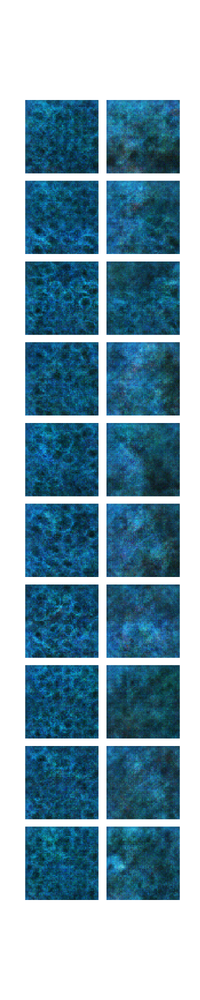
#> input picture labtory-master/epoch_0500_batch_27.png, 200 x 1000 px, shrunk from 400 x 2000 before the run, given in place of the camera
$ python red_detector.py
#> lines starting #> are read from the running program, lines starting #| are printed output that depends on the picture; after the words box and inside, x2 and y2 are one past the last pixel; in counts of white or black regions, pixels touching at a corner belong together
# coding: UTF-8

import cv2
import numpy as np


cap = cv2.VideoCapture(0) #0番で内臓，1番でusbカメラ

while(1):

    # フレームを取得
    ret, frame = cap.read()
#> frame is the input picture: shape (1000, 200, 3); mean B, G, R 177.1, 161.2, 128.5

    # フレームをHSVに変換
    hsv = cv2.cvtColor(frame, cv2.COLOR_BGR2HSV)
#> hsv: shape (1000, 200, 3); mean H, S, V 57.4, 110.5, 177.1

    # 取得する色の範囲を指定する
    lower_yellow = np.array([20, 50, 50])
    upper_yellow = np.array([100, 255, 255])

    # 指定した色に基づいたマスク画像の生成
    img_mask = cv2.inRange(hsv, lower_yellow, upper_yellow)
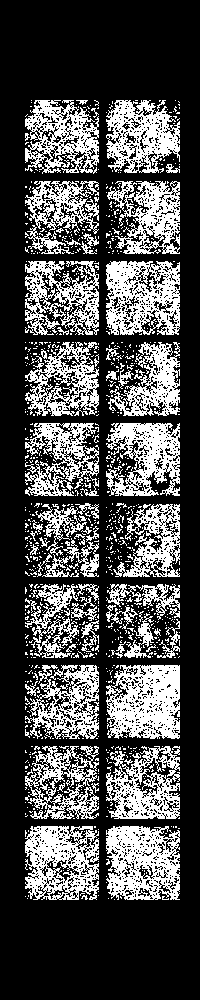
#> img_mask: shape (1000, 200); 30.8% white; 1002 white regions (931 under 20 px), largest, box (x1, y1, x2, y2) and area: (106, 665, 180, 739) 4112, (106, 826, 180, 900) 3886, (106, 261, 180, 335) 3774

    # フレーム画像とマスク画像の共通の領域を抽出する。
    img_color = cv2.bitwise_and(frame, frame, mask=img_mask)
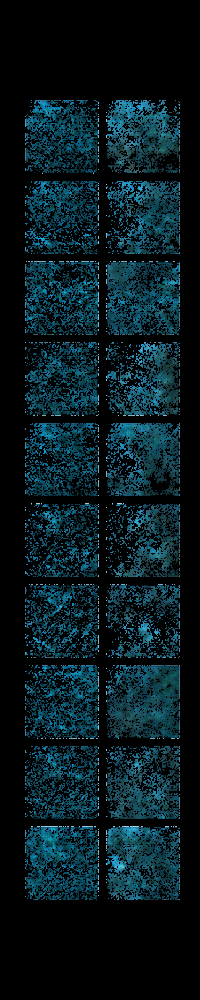
#> img_color: shape (1000, 200, 3); mean B, G, R 32.8, 26.5, 6.7

    cv2.imshow("SHOW COLOR IMAGE", img_color)

    # qを押したら終了
    k = cv2.waitKey(1)
#> (key q is pressed here)
    if k == ord('q'):
        break

cap.release()
cv2.destroyAllWindows()


'''
# openCVカメラテスト
cap = cv2.VideoCapture(0)
while True:
    ret, frame = cap.read()
    cv2.imshow('test', frame)
    if cv2.waitKey(1) & 0xFF == ord('q'):
        break
cap.release()
cv2.destroyAllWindows()
'''
